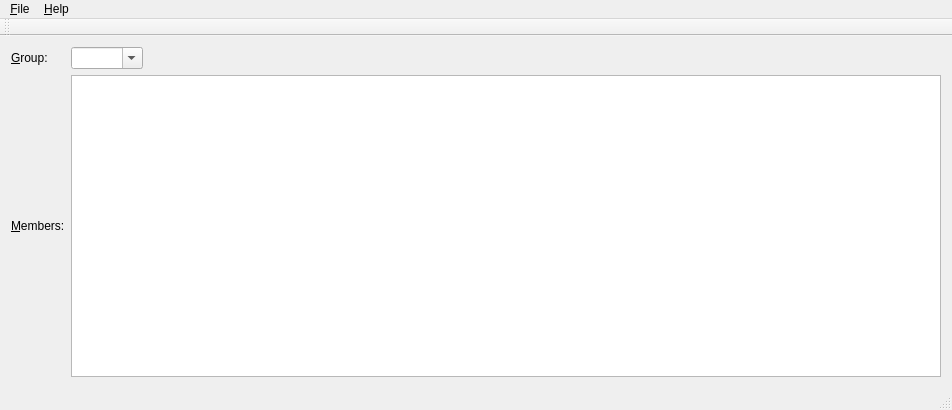
<?xml version="1.0" encoding="UTF-8"?>
<ui version="4.0">
 <class>BFRuby</class>
 <widget class="QMainWindow" name="BFRuby">
  <property name="geometry">
   <rect>
    <x>0</x>
    <y>0</y>
    <width>952</width>
    <height>410</height>
   </rect>
  </property>
  <property name="windowTitle">
   <string>Bokra Fekra</string>
  </property>
  <property name="windowIcon">
   <iconset resource="BF_APP.qrc">
    <normaloff>:/icons/images/icon8.png</normaloff>:/icons/images/icon8.png</iconset>
  </property>
  <widget class="QWidget" name="centralWidget">
   <layout class="QGridLayout" name="gridLayout">
    <item row="0" column="0">
     <widget class="QLabel" name="groupLabel">
      <property name="text">
       <string>&amp;Group:</string>
      </property>
      <property name="buddy">
       <cstring>groupComboBox</cstring>
      </property>
     </widget>
    </item>
    <item row="0" column="1">
     <widget class="QComboBox" name="groupComboBox">
      <property name="editable">
       <bool>true</bool>
      </property>
     </widget>
    </item>
    <item row="0" column="2">
     <spacer name="horizontalSpacer">
      <property name="orientation">
       <enum>Qt::Horizontal</enum>
      </property>
      <property name="sizeHint" stdset="0">
       <size>
        <width>784</width>
        <height>20</height>
       </size>
      </property>
     </spacer>
    </item>
    <item row="1" column="0">
     <widget class="QLabel" name="membersLabel">
      <property name="text">
       <string>&amp;Members:</string>
      </property>
      <property name="buddy">
       <cstring>membersTable</cstring>
      </property>
     </widget>
    </item>
    <item row="1" column="1" colspan="2">
     <widget class="QTableView" name="membersTable"/>
    </item>
   </layout>
  </widget>
  <widget class="QMenuBar" name="menuBar">
   <property name="geometry">
    <rect>
     <x>0</x>
     <y>0</y>
     <width>952</width>
     <height>21</height>
    </rect>
   </property>
   <widget class="QMenu" name="menu_File">
    <property name="title">
     <string>&amp;File</string>
    </property>
    <widget class="QMenu" name="menu_New_member">
     <property name="title">
      <string>&amp;New</string>
     </property>
     <property name="icon">
      <iconset resource="BF_APP.qrc">
       <normaloff>:/icons/images/icon4.png</normaloff>:/icons/images/icon4.png</iconset>
     </property>
     <addaction name="newMemberAction"/>
     <addaction name="newGroupAction"/>
    </widget>
    <addaction name="menu_New_member"/>
    <addaction name="manageMembersAction"/>
    <addaction name="separator"/>
    <addaction name="quitAction"/>
   </widget>
   <widget class="QMenu" name="menu_Help">
    <property name="title">
     <string>&amp;Help</string>
    </property>
    <addaction name="aboutAction"/>
   </widget>
   <addaction name="menu_File"/>
   <addaction name="menu_Help"/>
  </widget>
  <widget class="QToolBar" name="mainToolBar">
   <attribute name="toolBarArea">
    <enum>TopToolBarArea</enum>
   </attribute>
   <attribute name="toolBarBreak">
    <bool>false</bool>
   </attribute>
  </widget>
  <widget class="QStatusBar" name="statusBar"/>
  <action name="manageMembersAction">
   <property name="icon">
    <iconset resource="BF_APP.qrc">
     <normaloff>:/icons/images/icon1.png</normaloff>:/icons/images/icon1.png</iconset>
   </property>
   <property name="text">
    <string>&amp;Manage members</string>
   </property>
   <property name="shortcut">
    <string>Ctrl+M</string>
   </property>
  </action>
  <action name="quitAction">
   <property name="icon">
    <iconset resource="BF_APP.qrc">
     <normaloff>:/icons/images/icon5.png</normaloff>:/icons/images/icon5.png</iconset>
   </property>
   <property name="text">
    <string>&amp;Quit</string>
   </property>
   <property name="shortcut">
    <string>Ctrl+Q</string>
   </property>
  </action>
  <action name="newMemberAction">
   <property name="icon">
    <iconset resource="BF_APP.qrc">
     <normaloff>:/icons/images/icon2.png</normaloff>:/icons/images/icon2.png</iconset>
   </property>
   <property name="text">
    <string>&amp;Member</string>
   </property>
   <property name="shortcut">
    <string>Ctrl+N</string>
   </property>
  </action>
  <action name="newGroupAction">
   <property name="icon">
    <iconset>
     <selectedon>:/icons/images/icon3.png</selectedon>
    </iconset>
   </property>
   <property name="text">
    <string>&amp;Group</string>
   </property>
   <property name="shortcut">
    <string>Ctrl+Shift+N</string>
   </property>
  </action>
  <action name="aboutAction">
   <property name="icon">
    <iconset>
     <selectedon>:/icons/images/icon7.png</selectedon>
    </iconset>
   </property>
   <property name="text">
    <string>&amp;About Bokra Fekra Course App</string>
   </property>
   <property name="shortcut">
    <string>F1</string>
   </property>
  </action>
 </widget>
 <layoutdefault spacing="6" margin="11"/>
 <resources>
  <include location="BF_APP.qrc"/>
 </resources>
 <connections/>
</ui>
